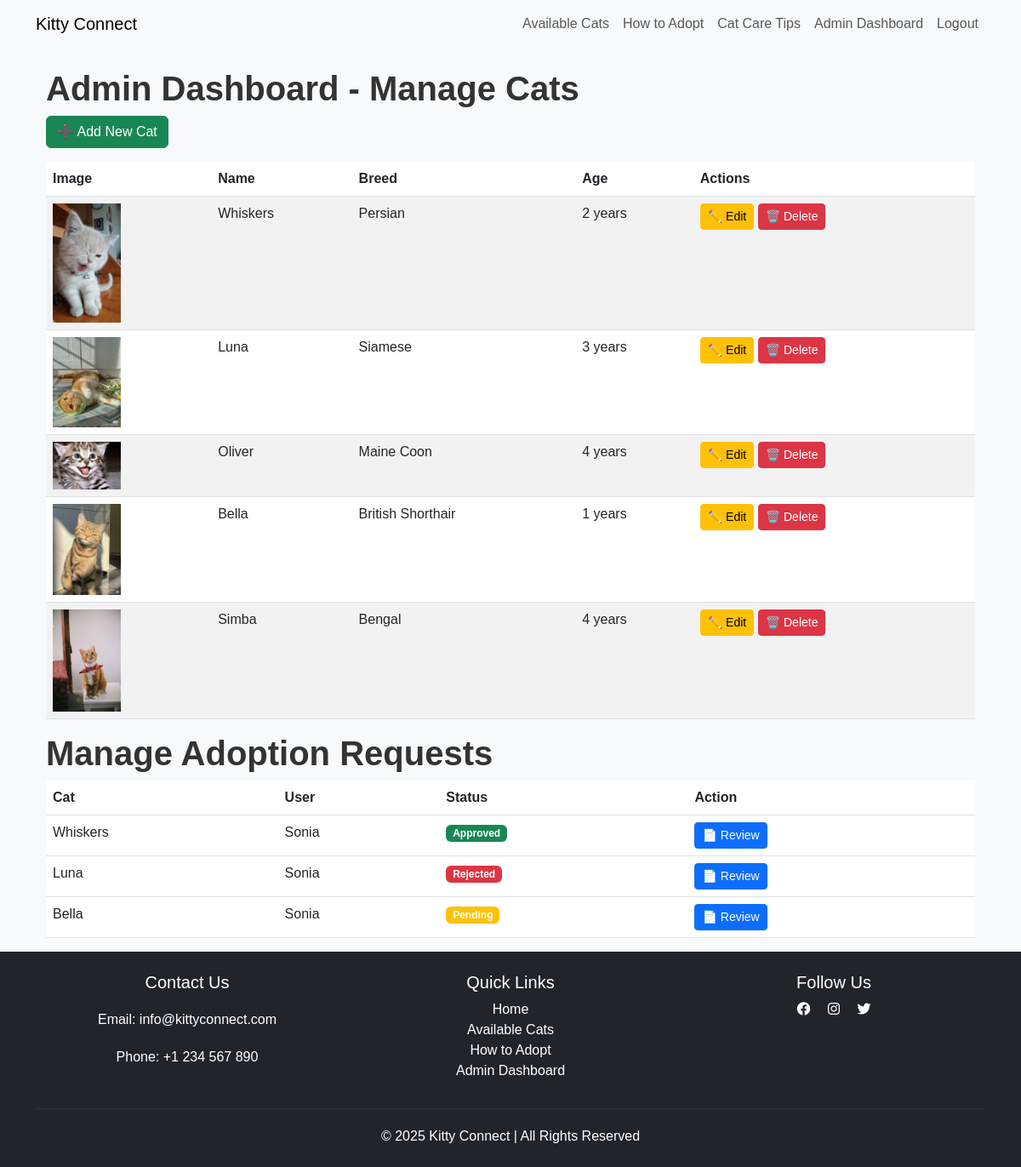
Page /cat/admin/dashboard/ (signed in) on the earlier database version.
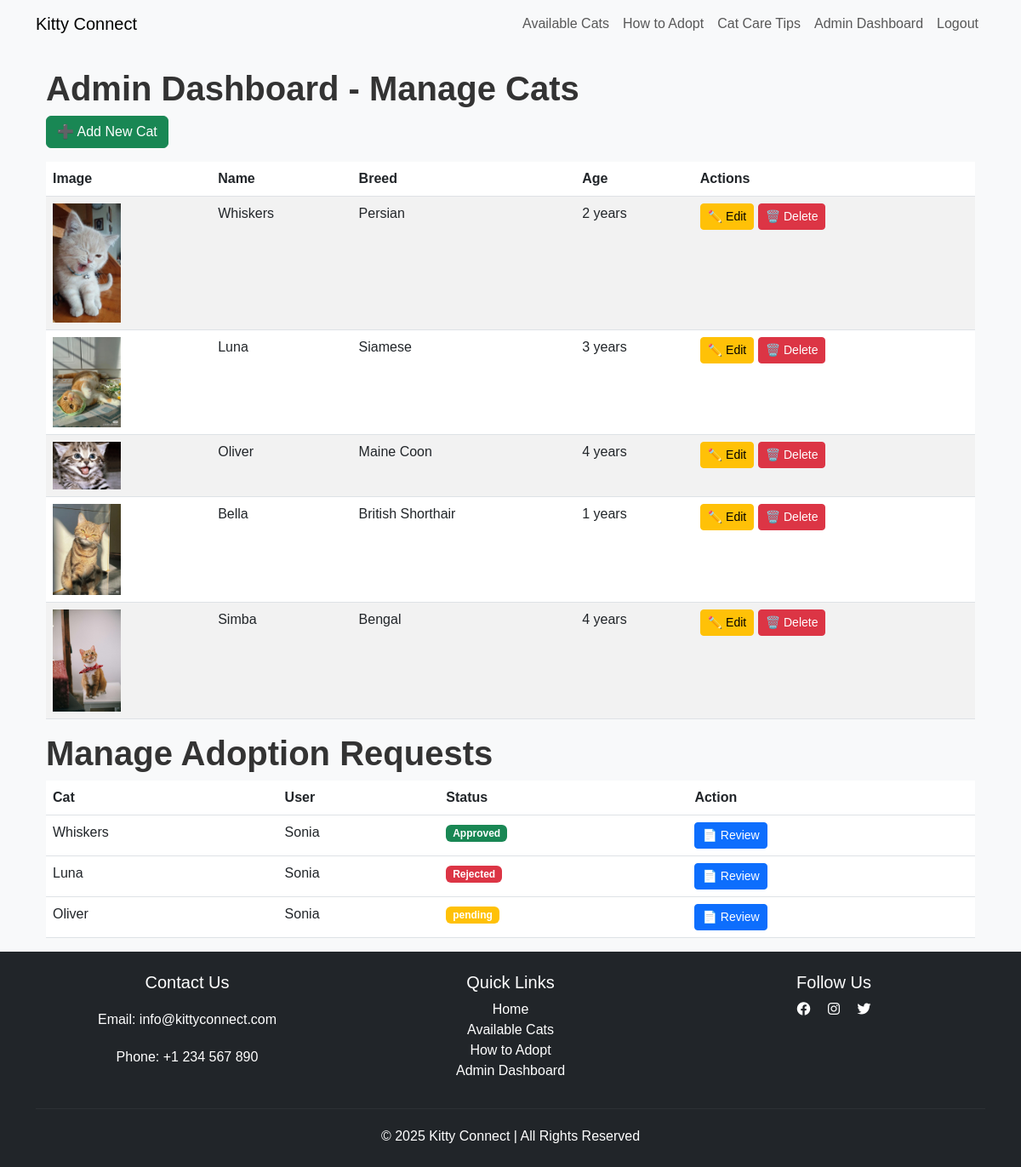
Same page on the later database version.
### cat/models.py (models this page shows, shortened)
class Cat(models.Model):
    name = models.CharField(max_length=50)
    age = models.IntegerField()
    breed = models.CharField(max_length=100)
    image = models.ImageField(upload_to='cat_images/', null=True, blank=True)
    description = models.TextField()
    available = models.BooleanField(default=True)

### adoption/models.py (models this page shows, shortened)
class AdoptionRequest(models.Model):
    STATUS_CHOICES = [
        ('pending', 'Pending'),
        ('approved', 'Approved'),
        ('rejected', 'Rejected'),
    ]
    user = models.ForeignKey(User, on_delete=models.CASCADE)
    cat = models.ForeignKey(Cat, on_delete=models.CASCADE)
    message = models.TextField(blank=True, null=True)  # ✅ Add message field
    status = models.CharField(max_length=10, choices=STATUS_CHOICES, default='pending')
    request_date = models.DateTimeField(auto_now_add=True)

### cat/views.py (the view)
# urls.py: path("admin/dashboard/", admin_dashboard, name="admin_dashboard"),
@user_passes_test(is_admin)
def admin_dashboard(request):
    cats = Cat.objects.all()
    adoption_requests = AdoptionRequest.objects.all()  # Get all adoption requests
    return render(request, "admin/admin_dashboard.html", {
        "cats": cats,
        "adoption_requests": adoption_requests,
    })

### cat/views.py (called while the page is built)
def is_admin(user):
    return user.is_superuser

### templates/admin/admin_dashboard.html (shortened to what this page needs)
{% extends 'base.html' %}
{% block content %}
<div class="container mt-4">
    <h2>Admin Dashboard - Manage Cats</h2>
    <a href="{% url 'cat_create' %}" class="btn btn-success mb-3">➕ Add New Cat</a>
    <table class="table table-striped">
        <thead>
            <tr>
                <th>Image</th>
                <th>Name</th>
                <th>Breed</th>
                <th>Age</th>
                <th>Actions</th>
            </tr>
        </thead>
        <tbody>
            {% for cat in cats %}
                <tr>
                    <td><img src="{{ cat.image.url }}" alt="{{ cat.name }}" width="80"></td>
                    <td>{{ cat.name }}</td>
                    <td>{{ cat.breed }}</td>
                    <td>{{ cat.age }} years</td>
                    <td>
                        <a href="{% url 'cat_update' cat.id %}" class="btn btn-warning btn-sm">✏️ Edit</a>
                        <form action="{% url 'cat_delete' cat.id %}" method="post" style="display:inline;">
                            <button type="submit" class="btn btn-danger btn-sm">🗑️ Delete</button>
                        </form>
                    </td>
                </tr>
            {% empty %}
                <tr><td colspan="5" class="text-center">No cats available.</td></tr>
            {% endfor %}
        </tbody>
    </table>
    <h2>Manage Adoption Requests</h2>
    <table class="table">
        <thead>
            <tr>
                <th>Cat</th>
                <th>User</th>
                <th>Status</th>
                <th>Action</th>
            </tr>
        </thead>
        <tbody>
            {% for request in adoption_requests %}
                <tr>
                    <td>{{ request.cat.name }}</td>
                    <td>{{ request.user.username }}</td>
                    <td>
                        <span class="badge {% if request.status == 'Approved' %}bg-success{% elif request.status == 'Rejected' %}bg-danger{% else %}bg-warning{% endif %}">
                            {{ request.status }}
                        </span>
                    </td>
                    <td>
                        <a href="{% url 'review_adoption_request' request.id %}" class="btn btn-primary btn-sm">📄 Review</a>
                    </td>
                </tr>
            {% empty %}
                <tr><td colspan="4">No adoption requests available.</td></tr>
            {% endfor %}
        </tbody>
    </table>
</div>
{% endblock %}

### templates/base.html (shortened to what this page needs)
{% load static %}
<!DOCTYPE html>
<html lang="en">
<head>
    <link rel="stylesheet" href="https://cdn.jsdelivr.net/npm/bootstrap@5.3.0/dist/css/bootstrap.min.css">
    <link rel="stylesheet" href="{% static 'css/styles.css' %}">
    <link rel="stylesheet" href="https://cdnjs.cloudflare.com/ajax/libs/font-awesome/6.0.0/css/all.min.css">
</head>
<body>
    <header>
        <nav class="navbar navbar-expand-lg navbar-light bg-light" aria-label="Main Navigation">
            <div class="container">
                <a class="navbar-brand" href="{% url 'home' %}">Kitty Connect</a>
                <div class="collapse navbar-collapse" id="navbarNav">
                    <ul class="navbar-nav ms-auto">
                        <li class="nav-item"><a class="nav-link" href="{% url 'cat_list' %}">Available Cats</a></li>
                        <li class="nav-item"><a class="nav-link" href="{% url 'home' %}#how-to-adopt">How to Adopt</a></li>
                        <li class="nav-item"><a class="nav-link" href="{% url 'home' %}#cat-care-tips">Cat Care Tips</a></li>
                        {% if user.is_authenticated %}
                            {% if user.is_superuser %}
                                <li class="nav-item"><a class="nav-link" href="{% url 'admin_dashboard' %}">Admin Dashboard</a></li>
                            {% else %}
                                <li class="nav-item"><a class="nav-link" href="{% url 'dashboard' %}">User Dashboard</a></li>
                            {% endif %}
                            <li class="nav-item"><a class="nav-link" href="{% url 'logout' %}">Logout</a></li>
                        {% else %}
                            <li class="nav-item"><a class="nav-link" href="{% url 'login' %}">Login</a></li>
                            <li class="nav-item"><a class="nav-link" href="{% url 'register' %}">Register</a></li>
                        {% endif %}
                    </ul>
                </div>
            </div>
        </nav>
    </header>
    <main class="container mt-4">
        {% block content %}{% endblock %}
    </main>
    <footer class="bg-dark text-white text-center py-4" aria-label="Website Footer">
        <div class="container">
            <div class="row">
                <div class="col-md-4">
                    <h5>Contact Us</h5>
                    <p>Email: info@kittyconnect.com</p>
                    <p>Phone: +1 234 567 890</p>
                </div>
                <div class="col-md-4">
                    <h5>Quick Links</h5>
                    <ul class="list-unstyled">
                        <li><a href="{% url 'home' %}" class="text-white">Home</a></li>
                        <li><a href="{% url 'cat_list' %}" class="text-white">Available Cats</a></li>
                        <li><a href="{% url 'home' %}#how-to-adopt" class="text-white">How to Adopt</a></li>
                        {% if user.is_authenticated %}
                            {% if user.is_superuser %}
                                <li><a href="{% url 'admin_dashboard' %}" class="text-white">Admin Dashboard</a></li>
                            {% else %}
                                <li><a href="{% url 'dashboard' %}" class="text-white">User Dashboard</a></li>
                            {% endif %}
                        {% endif %}
                    </ul>
                </div>
                <div class="col-md-4">
                    <h5>Follow Us</h5>
                    <a href="#" class="text-white mx-2" aria-label="Facebook"><i class="fab fa-facebook"></i></a>
                    <a href="#" class="text-white mx-2" aria-label="Instagram"><i class="fab fa-instagram"></i></a>
                    <a href="#" class="text-white mx-2" aria-label="Twitter"><i class="fab fa-twitter"></i></a>
                </div>
            </div>
            <hr>
            <p class="mb-0">© 2025 Kitty Connect | All Rights Reserved</p>
        </div>
    </footer>
</body>
</html>

### static/css/styles.css (style rules this page uses)
body { font-family: 'Arial', sans-serif; background-color: #f8f9fa; margin: 0; padding: 0; }
h2 { font-size: 2.5rem; font-weight: bold; color: #333; }
footer { background-color: #343a40; color: white; padding: 40px 0; }
footer a { color: #ffcc00; text-decoration: none; }
footer hr { border-color: rgba(255, 255, 255, 0.2); }
footer p { margin-top: 20px; }

Differences in the rows shown:
removed AdoptionRequest: cat.name "Bella", user.username "Sonia", status "Pending"
added AdoptionRequest: cat.name "Oliver", user.username "Sonia", status "pending"
